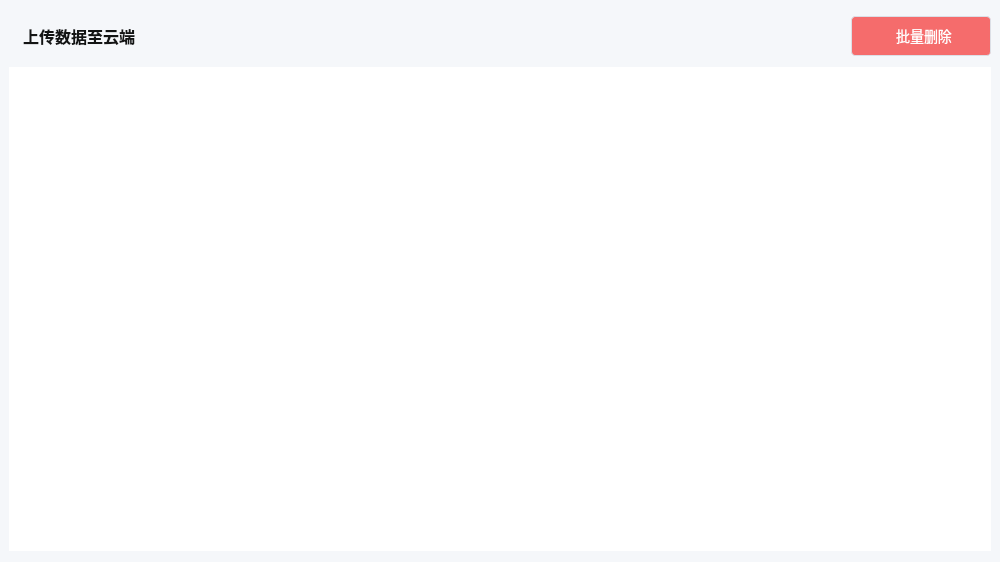
<?xml version="1.0" encoding="UTF-8"?>
<ui version="4.0">
 <class>FormDataUpload</class>
 <widget class="QWidget" name="FormDataUpload">
  <property name="geometry">
   <rect>
    <x>0</x>
    <y>0</y>
    <width>1000</width>
    <height>562</height>
   </rect>
  </property>
  <property name="sizePolicy">
   <sizepolicy hsizetype="Minimum" vsizetype="Preferred">
    <horstretch>0</horstretch>
    <verstretch>0</verstretch>
   </sizepolicy>
  </property>
  <property name="minimumSize">
   <size>
    <width>1000</width>
    <height>0</height>
   </size>
  </property>
  <property name="windowTitle">
   <string>Form</string>
  </property>
  <property name="styleSheet">
   <string notr="true">background: rgb(245,247,250);</string>
  </property>
  <layout class="QVBoxLayout" name="verticalLayout">
   <property name="leftMargin">
    <number>9</number>
   </property>
   <property name="rightMargin">
    <number>9</number>
   </property>
   <item>
    <layout class="QHBoxLayout" name="horizontalLayout">
     <item>
      <widget class="QLabel" name="label">
       <property name="sizePolicy">
        <sizepolicy hsizetype="Preferred" vsizetype="Fixed">
         <horstretch>0</horstretch>
         <verstretch>0</verstretch>
        </sizepolicy>
       </property>
       <property name="minimumSize">
        <size>
         <width>0</width>
         <height>50</height>
        </size>
       </property>
       <property name="maximumSize">
        <size>
         <width>16777215</width>
         <height>50</height>
        </size>
       </property>
       <property name="styleSheet">
        <string notr="true">opacity: 1;
font-size: 16px;
font-weight: bold;
line-height: 24px;
color: #131414;
background-image: url(:/res/image/right-arrow.png);
background-repeat: no-repeat;
background-position: left center;
text-align: left;
padding-left: 10px;</string>
       </property>
       <property name="text">
        <string>上传数据至云端</string>
       </property>
      </widget>
     </item>
     <item>
      <spacer name="horizontalSpacer">
       <property name="orientation">
        <enum>Qt::Horizontal</enum>
       </property>
       <property name="sizeHint" stdset="0">
        <size>
         <width>40</width>
         <height>20</height>
        </size>
       </property>
      </spacer>
     </item>
     <item>
      <widget class="QPushButton" name="btnDelete">
       <property name="minimumSize">
        <size>
         <width>140</width>
         <height>40</height>
        </size>
       </property>
       <property name="maximumSize">
        <size>
         <width>16777215</width>
         <height>40</height>
        </size>
       </property>
       <property name="styleSheet">
        <string notr="true">.QPushButton{
    border-radius: 4px;
    opacity: 1;
    background: #F56C6C;
    border:1px solid #DCDFE6;
    font-size: 14px;
    font-weight: normal;
    line-height: 24px;
    color: #FFFFFF;
    padding-left:16px;
    padding-right:16px;
    background-image:url(:/res/image/delete.png);
    background-repeat:no-repeat;
    background-position:left center;
    background-origin: content;
    padding-right: 10px;
}

.QPushButton:hover{
	border:1px solid #131414;
}</string>
       </property>
       <property name="text">
        <string>批量删除</string>
       </property>
      </widget>
     </item>
    </layout>
   </item>
   <item>
    <widget class="QTableView" name="tableView">
     <property name="styleSheet">
      <string notr="true">QTableView {
    background-color: #fff;
    color: #2D3440;
    border: none;
    padding: 2px 4px;
    selection-color: #2D3440;                             /*选中区域的文字颜色*/
    selection-background-color: rgb(255,255,255);        /*选中区域的背景色*/
    font-size:16px;
}
QScrollBar:vertical{
    background: transparent;
    border-radius:5px;
    width: 10px;
}
QScrollBar::handle:vertical {
    background-color: #e0e0e0;
    min-height: 242px;
    border-radius:5px;
    width: 10px;
}

/* 向上区域样式 */
QScrollBar::sub-line:vertical {
    border: none;
}

/* 向下区域样式 */
QScrollBar::add-line:vertical {
    border: none;
}

QScrollBar:horizontal{
    background: transparent;
    border-radius:5px;
    height: 10px;
}
QScrollBar::handle:horizontal {
    background-color: #e0e0e0;
    min-width: 242px;
    border-radius:5px;
    height: 10px;
}

/* 向上区域样式 */
QScrollBar::sub-line:horizontal {
  border: none;
}

/* 向下区域样式 */
QScrollBar::add-line:horizontal {
  border: none;
}</string>
     </property>
    </widget>
   </item>
  </layout>
 </widget>
 <resources/>
 <connections/>
</ui>
